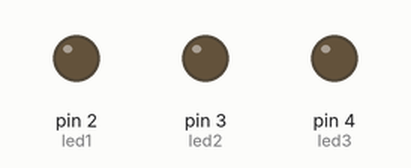
A sketch run on a simulated Arduino Uno, built with avr-gcc and run on an emulated ATmega328P. On the bench: output pins drawn as LEDs (lit = HIGH).

Above: at 0.2 s.
At 0.7 s:
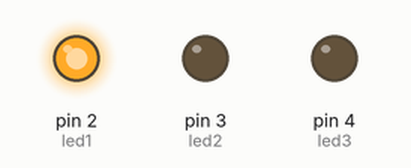
At 1.2 s:
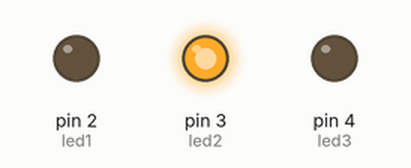
At 2.7 s:
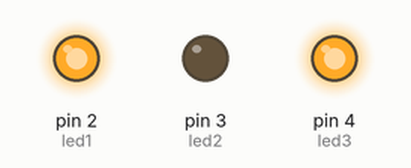
At 3.7 s:
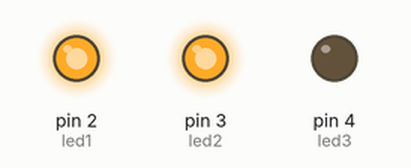
At 5.7 s:
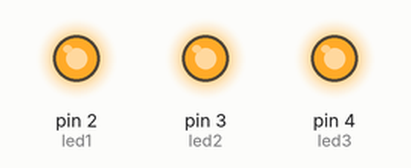
Timing chart, 0 to 6.9 s (numbered marks = the images above):
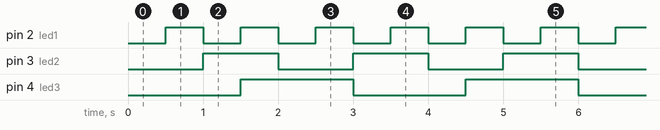

Measured:
- by itself, pin 2 (led1): alternates HIGH for 0.50 s and LOW for 0.50 s
- by itself, pin 3 (led2): alternates HIGH for 1.0 s and LOW for 1.0 s
- by itself, pin 4 (led3): alternates HIGH for 1.5 s and LOW for 1.5 s

The sketch:

TASK1-Q1.ino
```cpp
const int led1 = 2;
const int led2 = 3;
const int led3 = 4;

unsigned long prev1 = 0;
unsigned long prev2 = 0;
unsigned long prev3 = 0;

bool state1 = LOW;
bool state2 = LOW;
bool state3 = LOW;

void setup() {
  pinMode(led1, OUTPUT);
  pinMode(led2, OUTPUT);
  pinMode(led3, OUTPUT);
}

void loop() {
  unsigned long current = millis();

  if (current - prev1 >= 500) {
    prev1 = current;
    state1 = !state1;
    digitalWrite(led1, state1);
  }

  if (current - prev2 >= 1000) {
    prev2 = current;
    state2 = !state2;
    digitalWrite(led2, state2);
  }

  if (current - prev3 >= 1500) {
    prev3 = current;
    state3 = !state3;
    digitalWrite(led3, state3);
  }
}
```
